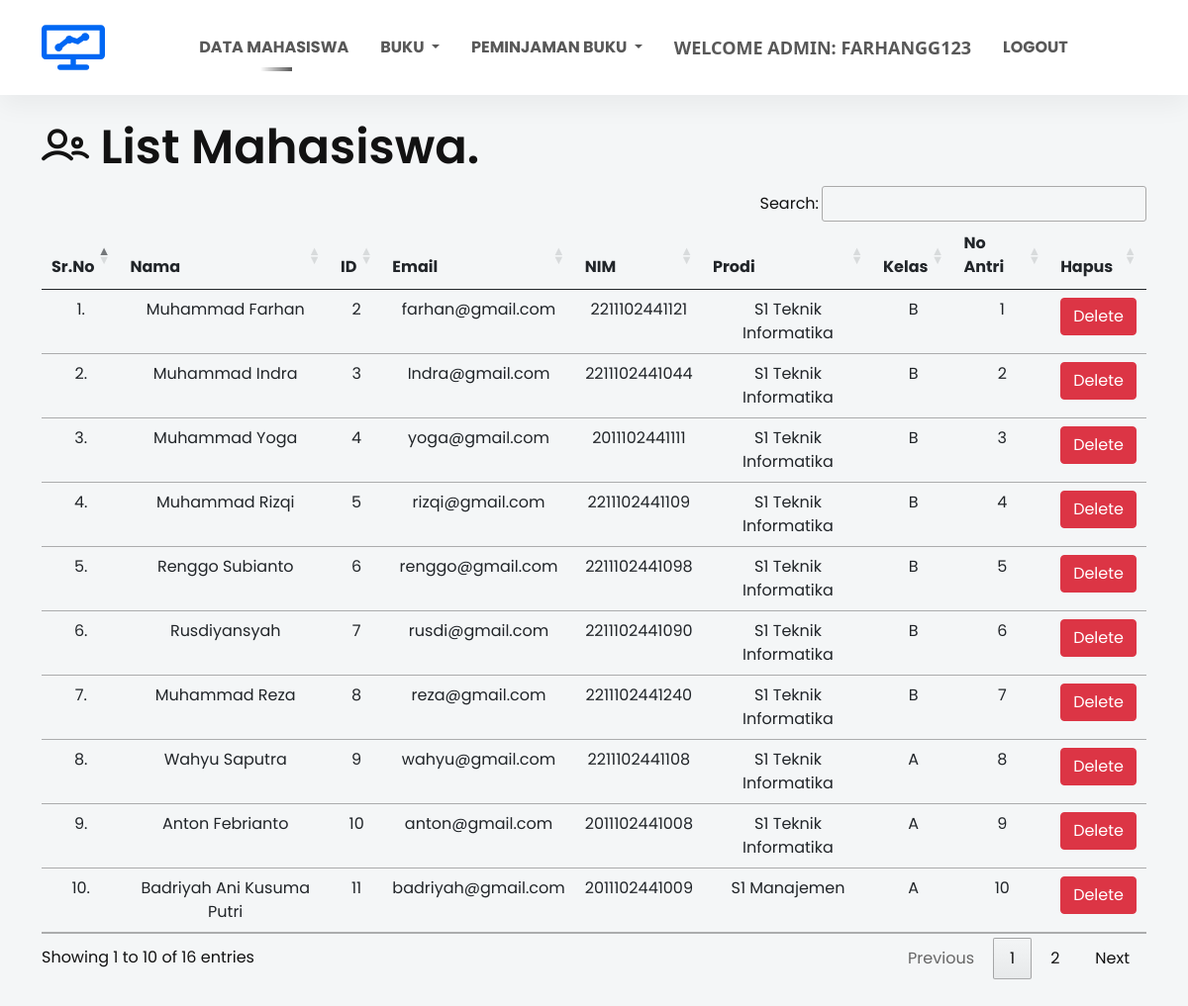
Page /list_mahasiswa/ (signed in) on the committed database.
### sistem_perpus/models.py (models this page shows, shortened)
class Mahasiswa(models.Model):
    user = models.OneToOneField(User, on_delete=models.CASCADE)
    nim = models.CharField(max_length=13, blank=True, unique=True)
    kelas = models.CharField(max_length=10)
    jurusan = models.CharField(max_length=200)
    no_antri = models.CharField(max_length=3, blank=True)
    image = models.ImageField(upload_to="", blank=True)

### sistem_perpus/views.py (the view)
# urls.py: path("list_mahasiswa/", list_mahasiswa, name="list_mahasiswa"),
@login_required(login_url = '/admin_login')
def list_mahasiswa(request):
    template_name = "list_mahasiswa.html"
    list_mahasiswa = Mahasiswa.objects.all()
    context = {
        'list_mahasiswa':list_mahasiswa
    }
    return render(request, template_name, context)

### templates/list_mahasiswa.html (shortened to what this page needs)
{% extends 'admin_navbar.html' %}
{% load static %}
{% block body %}
<section id="contact" class="contact-area">
    <div class="container">
        <div class="row">
            <div class="col-lg-12">
                <h1 class="contact-title pb-10"><i class="lni lni-users"></i> List <span>Mahasiswa.</span></h1>
                    <table class="table table-hover" id="example">
                        <thead>
                            <tr class="text-center">
                                <th>Sr.No</th>
                                <th>Nama</th>
                                <th>ID</th>
                                <th>Email</th>
                                <th>NIM</th>
                                <th>Prodi</th>
                                <th>Kelas</th>
                                <th>No Antri</th>
                                <th>Hapus</th>
                            </tr>
                        </thead>
                        <tbody>
                            {% for mahasiswa in list_mahasiswa %}
                            <tr class="text-center">
                                <td>{{forloop.counter}}.</td>
                                <td>{{mahasiswa.user.get_full_name}}</td>
                                <td>{{mahasiswa.user.id}}</td>
                                <td>{{mahasiswa.user.email}}</td>
                                <td>{{mahasiswa.nim}}</td>
                                <td>{{mahasiswa.jurusan}}</td>
                                <td>{{mahasiswa.kelas}}</td>
                                <td>{{mahasiswa.no_antri}}</td>
                                <td><a href="/delete_mahasiswa/{{mahasiswa.id}}/" class="btn btn-danger" onclick="return confirm('Apakah Anda yakin ingin menghapus Mahasiswa ini?')">Delete</a></td>
                            </tr>
                            {% endfor %}
                        </tbody>
                    </table>
            </div>
        </div>
    </div>
</section>
{% endblock %}

### templates/admin_navbar.html (shortened to what this page needs)
{% load static %}
<!doctype html>
<html lang="en">
  <head>
    <link href="https://cdn.jsdelivr.net/npm/bootstrap@5.1.0/dist/css/bootstrap.min.css" rel="stylesheet">
    <link rel="stylesheet" href="https://cdn.datatables.net/1.10.25/css/jquery.dataTables.min.css">
    <link rel="stylesheet" href="https://cdn.datatables.net/buttons/1.7.1/css/buttons.dataTables.min.css">
    <link rel="stylesheet" href="{% static 'frontend/assets/css/magnific-popup.css' %}">
    <link rel="stylesheet" href="{% static 'frontend/assets/css/slick.css' %}">
    <link rel="stylesheet" href="{% static 'frontend/assets/css/LineIcons.css' %}">
    <link rel="stylesheet" href="{% static 'frontend/assets/css/default.css' %}">
    <link rel="stylesheet" href="{% static 'frontend/assets/css/style.css' %}">
  </head>
  <body>
    <section class="navbar-area sticky">
      <div class="container">
        <div class="row">
          <div class="col-lg-12">
            <nav class="navbar navbar-expand-lg sticky">
              <a class="navbar-brand" href="#">
                <img src="{% static 'frontend/assets/images/logo-2.svg' %}" alt="Logo">
              </a>
              <div class="collapse navbar-collapse sub-menu-bar" id="navbarTwo">
                <ul class="navbar-nav m-auto">
                  <li class="nav-item" id="dataMahasiswa"><a class="nav-link"  href="/list_mahasiswa/">Data Mahasiswa</a></li>
                  <li class="nav-item dropdown">
                    <a class="nav-link dropdown-toggle" href="#" id="navbarDropdown" role="button" data-bs-toggle="dropdown" aria-expanded="false">
                      Buku
                    </a>
                  </li>
                  <li class="nav-item dropdown">
                    <a class="nav-link dropdown-toggle" href="#" id="navbarDropdown" role="button" data-bs-toggle="dropdown" aria-expanded="false">
                      Peminjaman Buku
                    </a>
                  </li>
                  <li class="nav-item">
                    <a style="font-weight:600; font-family:'Segoe UI', Tahoma, Geneva, Verdana, sans-serif; font-size: large;" class="nav-link active" href="#">Welcome Admin: {{request.user}}</a>
                  </li>
                  <li class="nav-item">
                    <a class="nav-link" aria-current="page" href="/logout/">Logout</a>
                  </li>
                </ul>
              </div>
            </nav>
          </div>
        </div>
      </div>
    </section>
      {% block body %}
      {% endblock %}
  </body>
</html>

### static/frontend/assets/css/default.css (style rules this page uses)
.pb-10 { padding-bottom: 10px; }

### rows in the picture
Mahasiswa: user.get_full_name "Muhammad Farhan", user.id "2", user.email "farhan@gmail.com", nim "2211102441121", jurusan "S1 Teknik Informatika", kelas "B", no_antri "1"
Mahasiswa: user.get_full_name "Muhammad Indra", user.id "3", user.email "Indra@gmail.com", nim "2211102441044", jurusan "S1 Teknik Informatika", kelas "B", no_antri "2"
Mahasiswa: user.get_full_name "Muhammad Yoga", user.id "4", user.email "yoga@gmail.com", nim "2011102441111", jurusan "S1 Teknik Informatika", kelas "B", no_antri "3"
Mahasiswa: user.get_full_name "Muhammad Rizqi", user.id "5", user.email "rizqi@gmail.com", nim "2211102441109", jurusan "S1 Teknik Informatika", kelas "B", no_antri "4"
Mahasiswa: user.get_full_name "Renggo Subianto", user.id "6", user.email "renggo@gmail.com", nim "2211102441098", jurusan "S1 Teknik Informatika", kelas "B", no_antri "5"
Mahasiswa: user.get_full_name "Rusdiyansyah", user.id "7", user.email "rusdi@gmail.com", nim "2211102441090", jurusan "S1 Teknik Informatika", kelas "B", no_antri "6"
Mahasiswa: user.get_full_name "Muhammad Reza", user.id "8", user.email "reza@gmail.com", nim "2211102441240", jurusan "S1 Teknik Informatika", kelas "B", no_antri "7"
Mahasiswa: user.get_full_name "Wahyu Saputra", user.id "9", user.email "wahyu@gmail.com", nim "2211102441108", jurusan "S1 Teknik Informatika", kelas "A", no_antri "8"
Mahasiswa: user.get_full_name "Anton Febrianto", user.id "10", user.email "anton@gmail.com", nim "2011102441008", jurusan "S1 Teknik Informatika", kelas "A", no_antri "9"
Mahasiswa: user.get_full_name "Badriyah Ani Kusuma Putri", user.id "11", user.email "badriyah@gmail.com", nim "2011102441009", jurusan "S1 Manajemen", kelas "A", no_antri "10"

### other values in the picture
{{ request.user }} "FARHANGG123"
